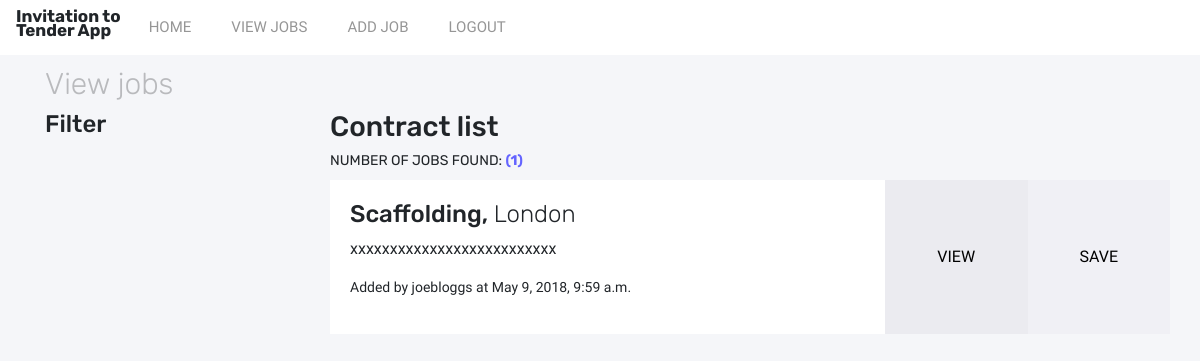
Page /prototype/view_jobs/ (signed in) on the committed database.
### prototype/models.py (models this page shows, shortened)
class Job(models.Model):
    name = models.CharField(max_length=200, help_text="Enter a job name")
    description = models.TextField(max_length=750, help_text="Enter job description", null=True, blank=True)
    value = models.IntegerField(null=True, blank=True, help_text="Enter job value")
    company = models.ForeignKey('Company', on_delete=models.SET_NULL, null=True)
    added = models.DateTimeField(auto_now_add=True)
    region = models.ForeignKey('Region', on_delete=models.SET_NULL, null=True)
    added_by = models.ForeignKey(settings.AUTH_USER_MODEL, on_delete=models.CASCADE, null=True)
    def get_absolute_url(self):
        return reverse('job_detail', args=[str(self.id)])

class Region(models.Model):
    name = models.CharField(max_length=100, help_text="Enter region")
    def __str__(self):
        return self.name

class CustomUser(AbstractUser):
    name = models.CharField(blank=True, max_length=255)
    first_name = models.CharField(max_length=100, blank=True)
    second_name = models.CharField(max_length=100, blank=True)
    company = models.ForeignKey('Company', on_delete=models.SET_NULL, null=True)
    def __str__(self):
        return self.username

### prototype/views.py (the view)
# urls.py: path('view_jobs/', views.ViewJobs.as_view(), name='view_jobs'),
class ViewJobs(LoginRequiredMixin, generic.ListView):
    login_url = '/prototype/login/'
    template_name = 'view_jobs.html'
    def get(self, request, *args, **kwargs):
        user = self.request.user.id
        job_list = Job.objects.exclude(added_by__exact=user)
        return render(request, self.template_name, {'job_list': job_list})

### prototype/templates/view_jobs.html
{% extends 'base.html' %}
{% block content %}
<div class="row">
  <div class="col">
    <h1 class="page-title">View jobs</h1>
  </div>
</div>
<div class="row">
  <div class="col-3">
    <h4>Filter</h4>
  </div>
  <div class="col-9">
    <h3>Contract list</h3>
    {% if job_list %}
      <h3 class="panel-title">Number of jobs found: <span class="db-counter">({{job_list|length}})</span></h3>
      {% for j in job_list %}
        <div class="job-list-panel">
          <div class="row" style="height: 100%;">
            <div class="col-sm-8">
              <div class="job-list-panel-details">
                <h4 class="job-title">{{j.name}}, <span class="job-title-region">{{j.region}}</span></h4>
                <p>{{j.description}}</p>
                <p class="job-list-panel-added-by">Added by {{j.added_by}} at {{j.added}}</p>
              </div>
            </div>
            <div class="col-sm view-job">
              <a href="{{j.get_absolute_url}}" class="job-detail-icon">View</a>
            </div>
            <div class="col-sm save-job">
              <a href="#" class="job-detail-icon">Save</a>
            </div>
          </div>
        </div>
      {% endfor %}
    {% else %}
    <p>No jobs found.</p>
    {% endif %}
  </div>
</div>
{% endblock %}

### prototype/static/css/base.css (style rules this page uses)
h1, h2, h3, h4, h5, h6 { font-family: 'Rubik'; }
p, a, ul, li { font-family: 'Libre Franklin'; }
body { background-color: rgb(245,246,249); }
h1.page-title { color: rgb(185,186,189); font-weight: 300; font-size: 30px; }
.db-counter { font-weight: 700; color: rgb(100,100,255); }
h3.panel-title { font-size: 14px; font-weight: 400; text-transform: uppercase; margin: 10px 0px; }
.job-list-panel { background-color: rgb(255,255,255); }
.view-job { position: relative; background-color: rgb(235,235,240); }
.save-job { background-color: rgb(240,240,245); position: relative; transition: background-color .25s; }
.job-detail-icon { position: absolute; top: 50%; left: 50%; transform: translate(-50%, -50%); text-transform: uppercase; color: rgb(0,0,0); }
.job-list-panel-details { padding: 20px; }
.job-list-panel-added-by { font-size: 14px; }
.job-title-region { font-weight: 300; }

### rows in the picture
Job: name "Scaffolding", region "London", description "xxxxxxxxxxxxxxxxxxxxxxxxxx", added_by "joebloggs", added "May 9, 2018, 9:59 a.m."

### other values in the picture
{{ job_list|length }} "1"
